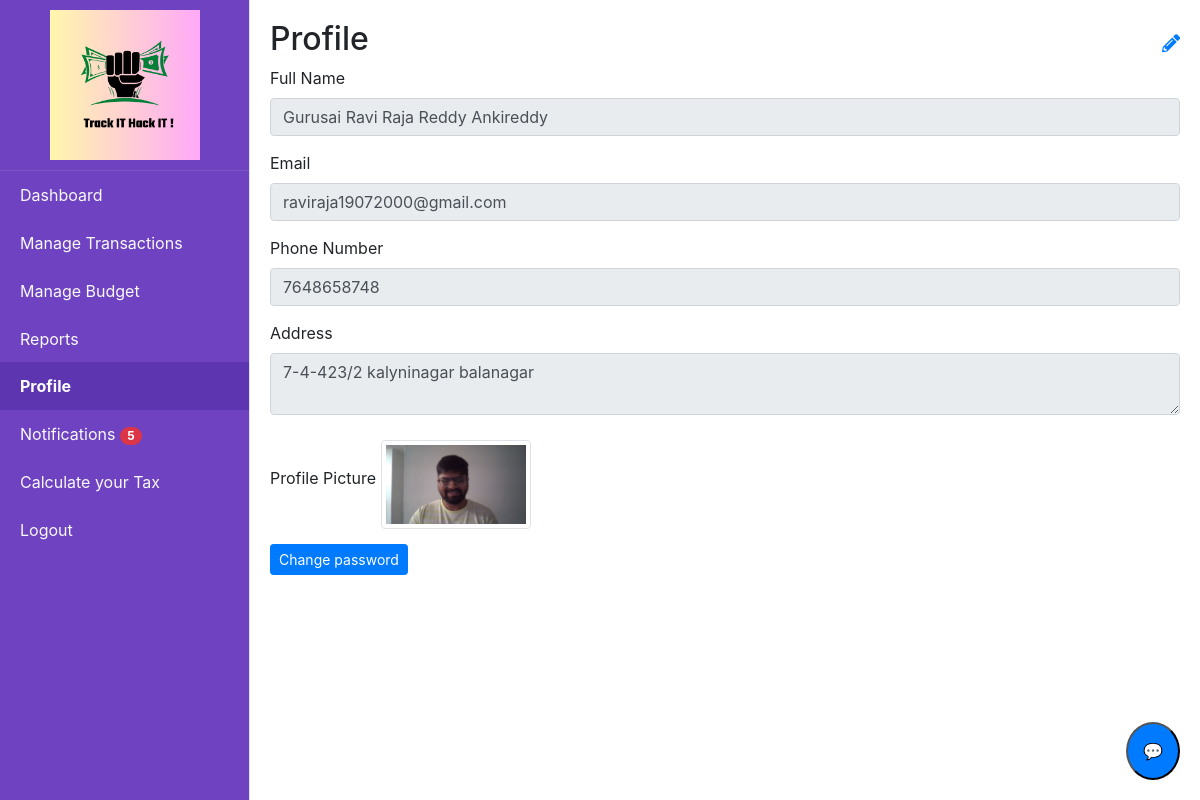
Screenshot of /profile (signed in) with the database file from the repository.
### tables this page shows
CREATE TABLE users (id INTEGER PRIMARY KEY AUTOINCREMENT, username TEXT NOT NULL UNIQUE, email TEXT NOT NULL UNIQUE, password TEXT NOT NULL, Fullname TEXT, Address TEXT, Phonenumber TEXT, document TEXT);

### app.py (the view, shortened to what this page needs)
@app.route('/profile', methods=['GET', 'POST'])
@login_required
def profile():
    user = query_db('SELECT * FROM users WHERE id=?', [current_user.id], one=True)
    return render_template('profile.html', user=user)

### app.py (called while the page is built)
@login_manager.user_loader
def load_user(user_id):
    return get_user_by_id(user_id)

@app.after_request
def after_request(response):
    response.headers["Cache-Control"] = "no-cache, no-store, must-revalidate"
    return response

@app.context_processor
def inject_unread_notifications():
    if current_user.is_authenticated:
        unread_count = query_db('''
            SELECT COUNT(*)
            FROM notifications
            WHERE user_id = ? AND is_read = 0
        ''', [current_user.id], one=True)
        return dict(unread_count=unread_count[0] if unread_count else 0)
    return dict(unread_count=0)

### database.py (called while the page is built)
def get_db():
    return sqlite3.connect(DATABASE)

def query_db(query, args=(), one=False):
    cur = get_db().execute(query, args)
    rv = cur.fetchall()
    cur.close()
    return (rv[0] if rv else None) if one else rv

def get_user_by_id(user_id):
    conn = sqlite3.connect(DATABASE)
    cursor = conn.cursor()
    cursor.execute('SELECT * FROM users WHERE id = ?', (user_id,))
    user = cursor.fetchone()
    conn.close()
    if user:
        return User(id=user[0], username=user[1], email=user[2], password=user[3])
    return None

### templates/profile.html (shortened to what this page needs)
{% extends "home.html" %}
{% block content %}
<link rel="stylesheet" href="https://cdnjs.cloudflare.com/ajax/libs/font-awesome/5.15.4/css/all.min.css">
<div class="d-flex justify-content-between align-items-center">
    <h2>Profile</h2>
    <span class="edit-icon" onclick="makeAllEditable()">
        <i class="fas fa-pencil-alt"></i>
    </span>
</div>
<form action="{{ url_for('profile') }}" method="POST" enctype="multipart/form-data">
    <div class="form-group">
        <label for="full_name">Full Name</label>
        <input type="text" class="form-control" id="full_name" name="full_name" value="{{ user[4] }}" readonly>
    </div>
    <div class="form-group">
        <label for="email">Email</label>
        <input type="email" class="form-control" id="email" name="email" value="{{ user[2] }}" readonly>
    </div>
    <div class="form-group">
        <label for="phone_number">Phone Number</label>
        <input type="number" class="form-control" id="phone_number" name="phone_number" value="{{ user[6] }}" readonly>
    </div>
    <div class="form-group">
        <label for="address">Address</label>
        <textarea class="form-control" id="address" name="address" readonly>{{ user[5] }}</textarea>
    </div>
    <div class="form-group">
        <label for="profile_picture">Profile Picture</label>
        {% if user[7] %}
            <img src="{{ url_for('uploaded_file', filename=(user[7]).split('/')[-1])}}" alt="Profile Picture" class="img-thumbnail" width="150">
        {% else %}
            <img src="{{ url_for('static', filename='uploads/default.png') }}" alt="Default Profile Picture" class="img-thumbnail" width="150">
        {% endif %}
    </div>
    <div>
      <a href="{{ url_for('change_password') }}" class="btn btn-primary btn-sm">Change password</a>
    </div>
</form>
{% endblock %}

### templates/profile.html (style rules this page uses)
.edit-icon { cursor: pointer; font-size: 18px; color: #007bff; }
.form-group { position: relative; margin-bottom: 15px; }
.img-thumbnail { margin-top: 10px; }

### rows the page displays
users: full_name "Gurusai Ravi Raja Reddy Ankireddy", email "raviraja19072000@gmail.com", phone_number "7648658748", address "7-4-423/2 kalyninagar balanagar", document (picture)

### other values shown
{{ unread_count }} "5"
